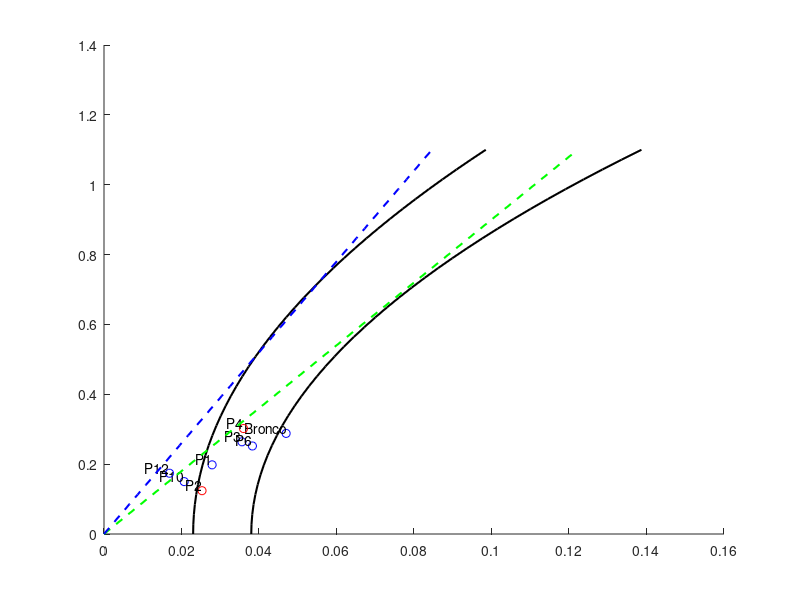

This figure's MATLAB source: (Note: this script raises an error after producing the figure.)
% Lift and Drag coefficients
CLcr = [1.98E-01, 1.24E-01, 2.64E-01, 3.02E-01, 2.52E-01, 2.88E-01, 1.50E-01, 1.74E-01];
CDcr = [2.79E-02, 2.53E-02, 3.56E-02, 3.60E-02, 3.83E-02, 4.70E-02, 2.07E-02, 1.69E-02];

% Unique names for each data point (excluding P5, P11, and P13)
point_names = {'P1', 'P2', 'P3', 'P4', 'P6', 'Bronco', 'P10', 'P12'};

% Updated indices for jets and propellers
jet_indices = [2, 4];
prop_indices = setdiff(1:length(CLcr), jet_indices);

% OV-10 Bronco optimized drag polar parameters
C_D0 = 0.023;     % Drag coefficient at zero lift
e = 0.85;         % Oswald efficiency factor
AR = 6;         % Aspect ratio

% Bronco optimized drag polar
C_L_bronco = linspace(0, 1.1, 40);
C_D_bronco = C_D0 + (C_L_bronco.^2) / (pi * e * AR);

% This is for the bad case
C_D0_bad = 0.038;    % Higher drag coefficient at zero lift
e_bad = 0.85;        % Lower Oswald efficiency factor
AR_bad = 4.5;        % Lower aspect ratio

% Bronco bad case drag polar
C_D_bronco_bad = C_D0_bad + (C_L_bronco.^2) / (pi * e_bad * AR_bad);

% Define the line for L/D = 
target_L_D = 9;
C_L_tangent = linspace(0, 1.1, 40);
C_D_tangent = C_L_tangent / target_L_D;

% Define another line for L/D = 
target_L_D1 = 13;
C_L_tangent1 = linspace(0, 1.1, 40);
C_D_tangent1 = C_L_tangent1 / target_L_D1;

CD01 = .023;
CD02 = .038;

AR1 = 6.609;
AR2 = 4;
e1 = .85;
k = 1/(pi*AR1*e1);
k1 = 1/(pi*AR2*e1);
Line1 = sqrt(CD01/k);
Line2 = sqrt(CD02/k1);


figure;
hold on;

% Plot and label propeller points
for i = prop_indices
    plot(CDcr(i), CLcr(i), 'bo'); % Plot propeller points in blue
    text(CDcr(i), CLcr(i), point_names{i}, 'VerticalAlignment', 'bottom', 'HorizontalAlignment', 'right');
end

% Plot and label jet points
for i = jet_indices
    plot(CDcr(i), CLcr(i), 'ro'); % Plot jet points in red
    text(CDcr(i), CLcr(i), point_names{i}, 'VerticalAlignment', 'bottom', 'HorizontalAlignment', 'right');
end

% Plot optimized Bronco drag polar line
plot(C_D_bronco, C_L_bronco, 'k-', 'LineWidth', 1.5, 'DisplayName', 'OV-10 Bronco Optimized');

% Plot bad case Bronco drag polar line
plot(C_D_bronco_bad, C_L_bronco, 'k-', 'LineWidth', 1.5, 'DisplayName', 'OV-10 Bronco Bad Case');

% Plot the L/D = 9.6 tangent line
plot(C_D_tangent, C_L_tangent, 'g--', 'LineWidth', 1.5, 'DisplayName', 'L/D = 9.6');

% Plot the L/D = 11.5 tangent line
plot(C_D_tangent1, C_L_tangent1, 'b--', 'LineWidth', 1.5, 'DisplayName', 'L/D = 11.5');
%scatter(CD_dat, CL_dat, 'filled', MarkerFaceColor = "#D95319", MarkerEdgeColor = "#D95319")
%plot(CDtot_bad, CL, 'k')
% Plot settings
yline(Line1)
yline(Line2,'g')
xlabel('Drag Coefficient (C_D)');
ylabel('Lift Coefficient (C_L)');
title('Optimized vs. Bad Case Drag Polar for OV-10 Bronco');
hold off;